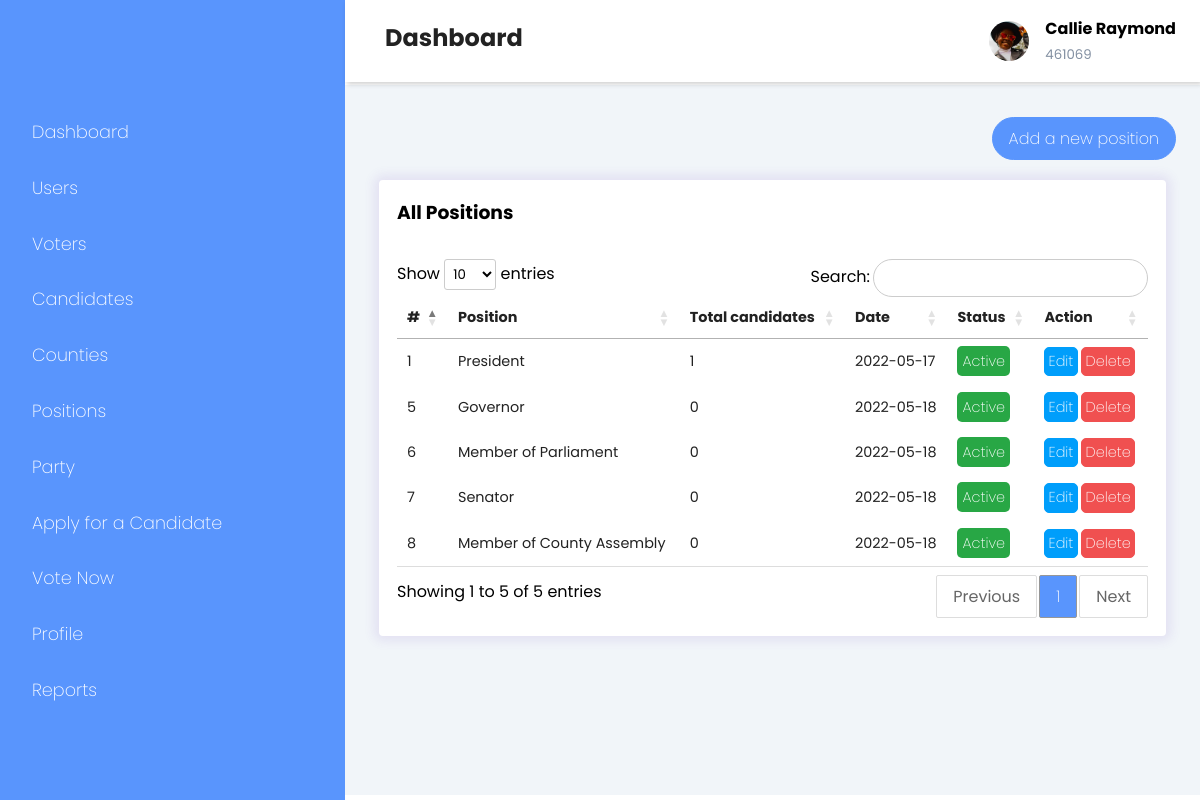
/admin/positions.php (signed in), run on the app's committed database.
### tables this page shows
CREATE TABLE `positions` (
  `id` int(11) NOT NULL,
  `name` varchar(255) NOT NULL,
  `status` int(11) NOT NULL DEFAULT 1,
  `total_candidates` int(11) NOT NULL DEFAULT 0,
  `created_at` date NOT NULL DEFAULT current_timestamp()
);

### db/helpers.php (called while the page is built, shortened)
<?php include "connection.php";
function fetch_array($result)
{
    return  mysqli_fetch_array($result);
}
function query($sql)
{
    global $connection;
    return mysqli_query($connection, $sql);
}

### functions/functions.php (the view, shortened to what this page needs)
<?php include "../db/helpers.php";
function getAllPositions()
{
    $sql = "SELECT * FROM positions ORDER BY id ASC";
    $result = query($sql);
    while ($row = fetch_array($result)) {
        $id = $row['id'];
        $name = $row['name'];
        $total_candidates = $row['total_candidates'];
        $created_at = $row['created_at'];
        $status = $row['status'];
        if ($status == 1) {
            $status = "Active";
        } else {
            $status = "Inactive";
        }
        echo <<<DELIMITER
        <tr>
        <td>$id</td>
        <td>$name</td>
        <td>$total_candidates</td>
        <td>$created_at</td>
        <td><span class="badge bg-success">$status</span></td>
            <td>
                <div class="action">
                    <a href="edit-position.php?edit_position=$id" id="edit"><span class="las la-edit"></span><span>Edit</span></button></a>
                    <a href="positions.php?delete_position=$id" id="delete" onclick="return confirm('Are you sure you want to delete this position?')"><span class="las la-trash"></span><span>Delete</span></button></a>
                </div>
            </td>
        </tr>
DELIMITER;
    }
}

### assets/css/index.css (style rules this page uses)
* { margin: 0; padding: 0; box-sizing: border-box; font-family: 'Poppins'; list-style-type: none; text-decoration: none; }
:root { --main-color: #5995fd; --color-dark: #1d2231; --text-grey: #8390a2; }
td { padding: .5rem 1rem; font-size: .9rem; color: #222; }
.bg-success { background-color: #28a745; padding: 5px; border-radius: 5px; color: #fff; }
#edit { background-color: #009efb; border: 1px solid #009efb; color: #fff; padding: 0.2rem; border-radius: 5px; display: inline-block; text-align: center; }
#delete { background-color:#f05050; border: 1px solid #f05050; color: #fff; padding: 0.2rem; border-radius: 5px; display: inline-block; text-align: center; }
span { font-weight: 200; }

### data on the page
positions: id "1", name "President", total_candidates "1", created_at "2022-05-17", status "Active"
positions: id "5", name "Governor", total_candidates "0", created_at "2022-05-18", status "Active"
positions: id "6", name "Member of Parliament", total_candidates "0", created_at "2022-05-18", status "Active"
positions: id "7", name "Senator", total_candidates "0", created_at "2022-05-18", status "Active"
positions: id "8", name "Member of County Assembly", total_candidates "0", created_at "2022-05-18", status "Active"

### other printed values
$_SESSION["name"] "Callie Raymond"
$_SESSION["voter_id"] "461069"
